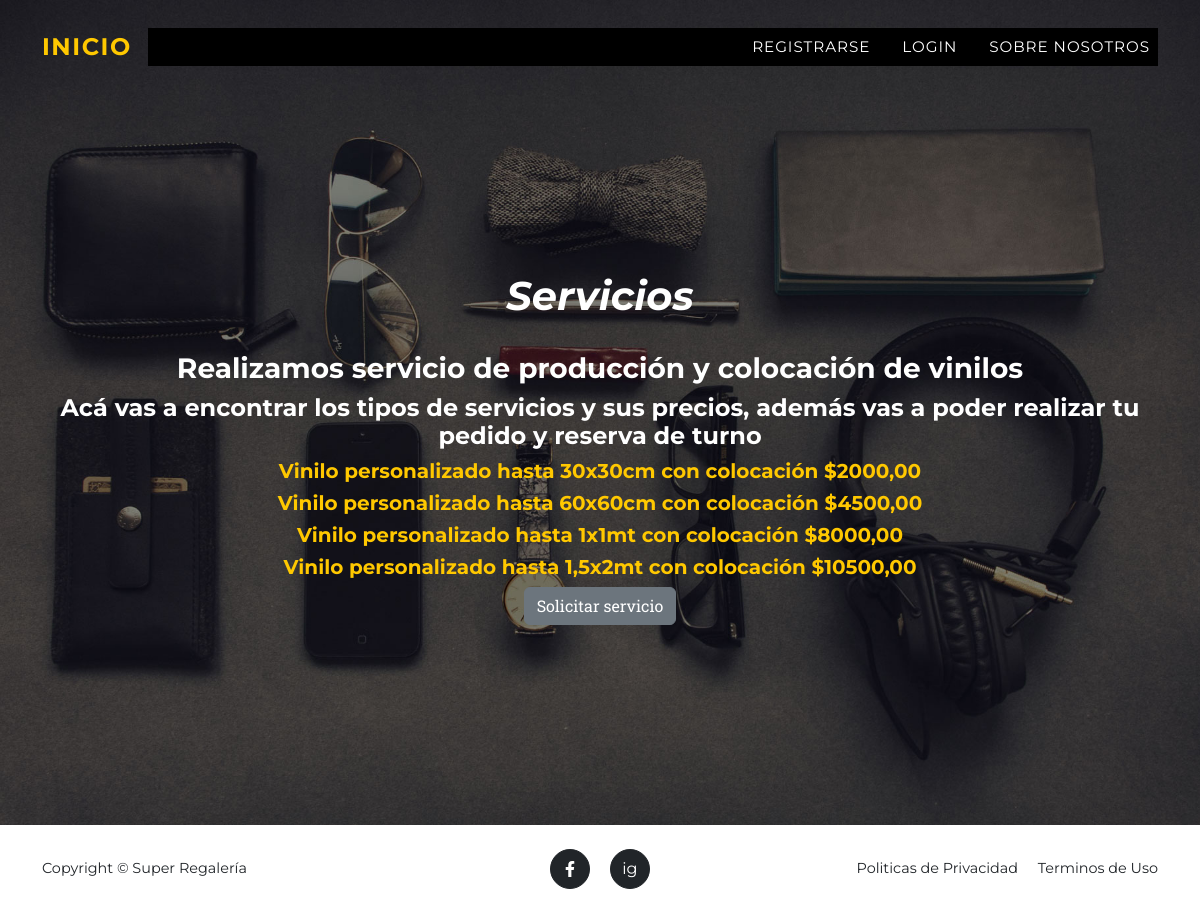
The page /venta/servicios on the database its author committed.
### apps/venta/models.py (models this page shows, shortened)
class TipoServicio(models.Model):
    nombre = models.CharField(max_length=150, blank=False, null=False)
    precio = models.DecimalField(max_digits=10, decimal_places=2, blank=False, null=False)

### apps/venta/views.py (the view)
# urls.py: path("servicios", views.servicios, name="servicios"),
def servicios(request):
    servicios_registro = TipoServicio.objects.all()
    contexto = {"servicios": servicios_registro}
    return render (request, 'venta/servicios.html', contexto)

### apps/venta/templates/venta/servicios.html (shortened to what this page needs)
{% extends 'home/index.html' %}
{% block TITULO_INDEX %}
    <h1>Servicios</h1>
{% endblock TITULO_INDEX %}
{% block CONTENIDO_INDEX %}
    <h3>Realizamos servicio de producción y colocación de vinilos</h3>
    <h4>Acá vas a encontrar los tipos de servicios y sus precios, además vas a poder realizar tu pedido y reserva de turno</h4>
    {% for servicio in servicios %}
            <div class="container">
                <h5 class="text-primary">{{ servicio.nombre }} ${{ servicio.precio }}</h5>
            </div>
    {% endfor %}
    <a href="{% url 'venta:registrar_servicio' %}", class="btn btn-secondary  btn-sn">Solicitar servicio</a>
{% endblock CONTENIDO_INDEX %}

### rows shown on the page
TipoServicio: nombre "Vinilo personalizado hasta 30x30cm con colocación", precio "2000,00"
TipoServicio: nombre "Vinilo personalizado hasta 60x60cm con colocación", precio "4500,00"
TipoServicio: nombre "Vinilo personalizado hasta 1x1mt con colocación", precio "8000,00"
TipoServicio: nombre "Vinilo personalizado hasta 1,5x2mt con colocación", precio "10500,00"
